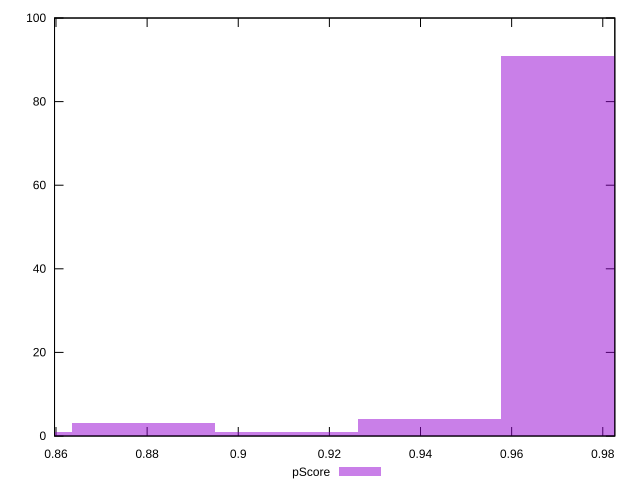

Recreate this plot in gnuplot.
reset

$pScore <<EOF
0.941988084553746 4
0.9733876873722043 91
0.8791888789168296 3
0.9105884817352878 1
0.8477892760983715 1
EOF

set key outside below
set boxwidth 0.0313996028184582
set xrange [0.8596805293199475:0.9826442363466061]
set yrange [0:100]
set trange [0:100]
set style fill transparent solid 0.5 noborder
set terminal svg size 640, 490 enhanced background rgb 'white'
set output "report_00018_2021-02-10T15-25-16.877Z/total-blocking-time/samples/pages/pScore/histogram.svg"

plot $pScore title "pScore" with boxes

reset
